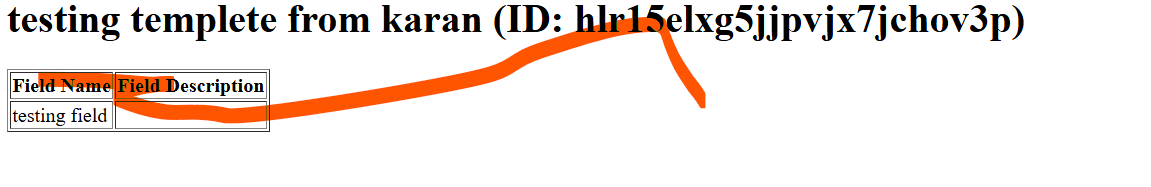
#> input picture images/ss1.jpg, 1151 x 187 px
$ python skimage-example-demo.py
#> lines starting #> are read from the running program, lines starting #| are printed output that depends on the picture
import matplotlib.pyplot as plt
from skimage import io, color, filters, img_as_ubyte

# Read an image from a file
image = io.imread('images/ss1.jpg')
#> image is the input picture: shape (187, 1151, 4); mean R, G, B, A 240.1, 231.5, 227.2, 255

# Check if the image has an alpha channel
if image.shape[2] == 4:
    # Convert RGBA to RGB
    image = color.rgba2rgb(image)
#> image: shape (187, 1151, 3) float64

# Convert the image to grayscale
gray_image = color.rgb2gray(image)
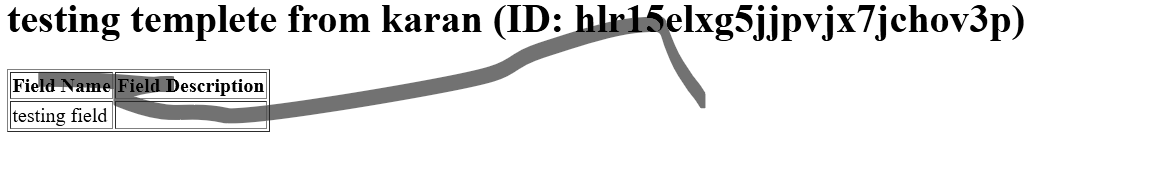
#> gray_image: shape (187, 1151) float64; min 0, max 1, mean 0.914

# Apply a Gaussian filter to the image
blurred_image = filters.gaussian(gray_image, sigma=1)
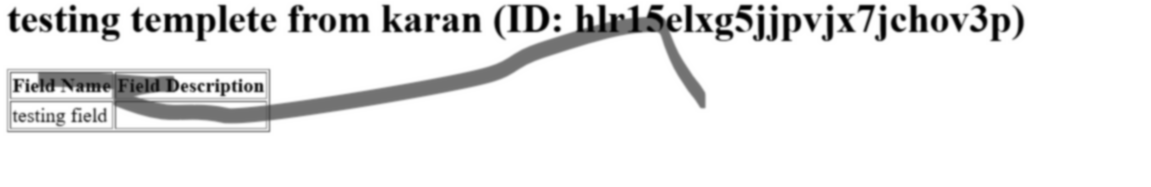
#> blurred_image: shape (187, 1151) float64; min 0.00112, max 1, mean 0.914

# Convert the floating-point image to uint8
blurred_image_uint8 = img_as_ubyte(blurred_image)

# Save the result to a file
io.imsave('images/blurred_image.jpg', blurred_image_uint8)

# Display the original and processed images
fig, ax = plt.subplots(1, 2, figsize=(12, 6))
ax[0].imshow(gray_image, cmap='gray')
ax[0].set_title('Original Image')
ax[0].axis('off')

ax[1].imshow(blurred_image_uint8, cmap='gray')
ax[1].set_title('Blurred Image')
ax[1].axis('off')

plt.show()
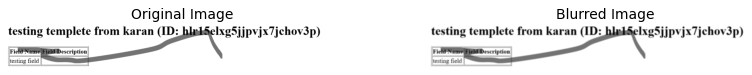
#> figure drawn by matplotlib, 2 panels

$ run again, with images/Invoice(1).jpg copied over images/ss1.jpg
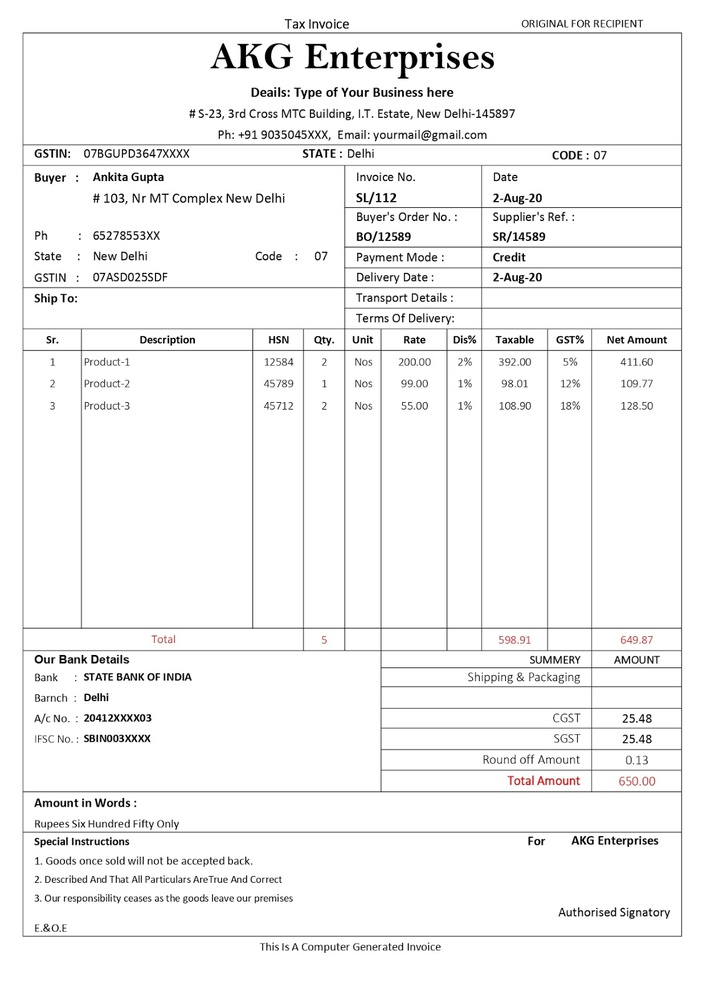
#> input picture images/Invoice(1).jpg, 707 x 999 px, shrunk from 1132 x 1600 before the run
#> image is the input picture: shape (999, 707, 3); mean R, G, B 244.6, 244.5, 244.5
#> `plt.show()`:
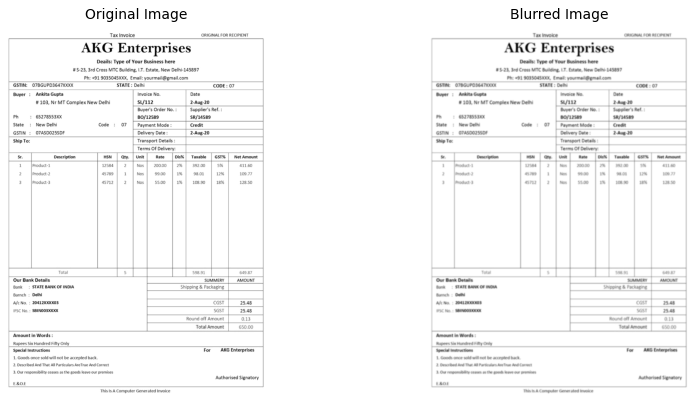
#> figure drawn by matplotlib, 2 panels

$ run again, with images/Invoice(11).jpg copied over images/ss1.jpg
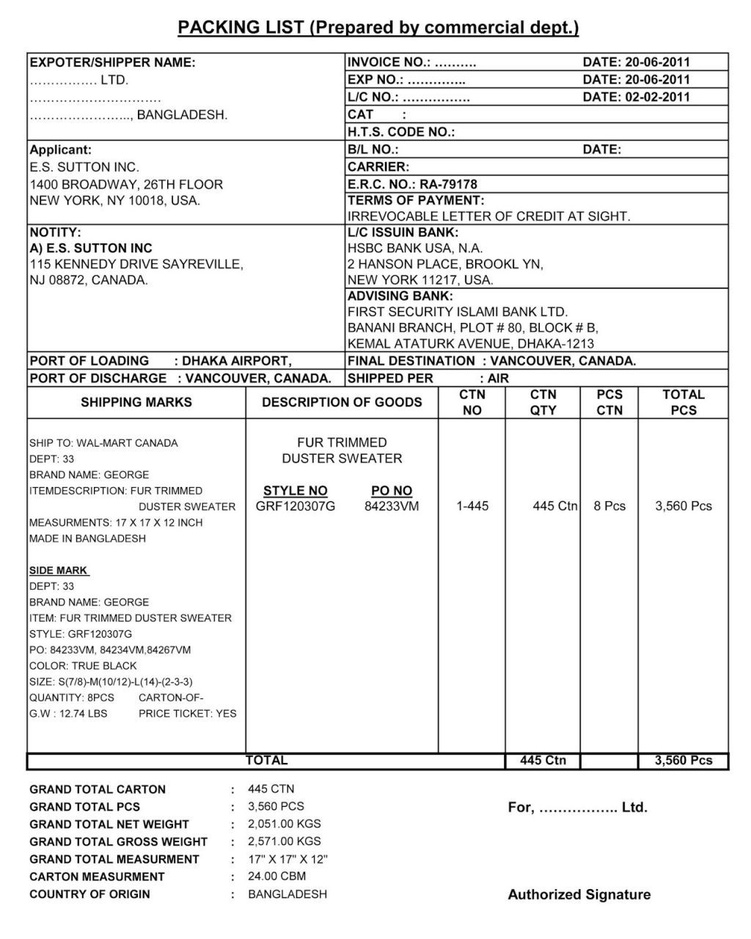
#> input picture images/Invoice(11).jpg, 751 x 939 px, shrunk from 1024 x 1280 before the run
#> image is the input picture: shape (939, 751, 3); min 0, max 255, mean 235.7
#> `blurred_image = filters.gaussian(gray_image, sigma=1)`:
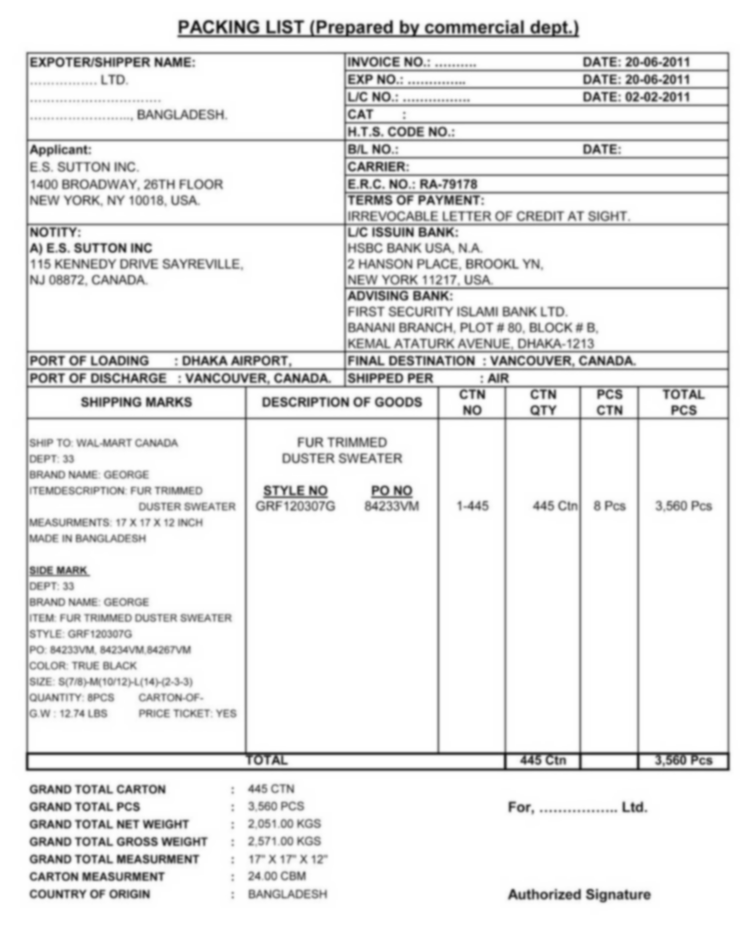
#> blurred_image: shape (939, 751) float64; min 0.0929, max 1, mean 0.924
#> `plt.show()`:
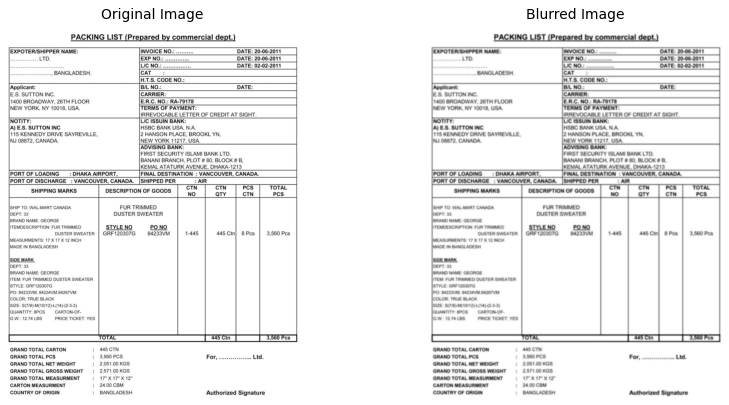
#> figure drawn by matplotlib, 2 panels
